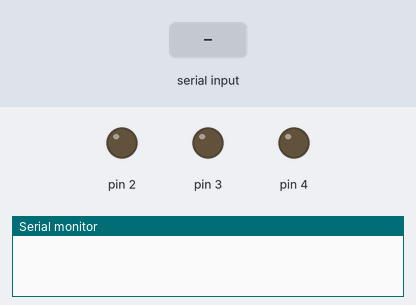
This sketch was run on a simulated Arduino Uno, built with avr-gcc and run on an emulated ATmega328P. Shown: output pins drawn as LEDs (lit = HIGH), the last lines printed to the serial monitor. The inputs (shaded band) are chosen by the test bench.

Above: at 1.2 s.
1.3 s: "2" received over Serial
At 1.9 s:
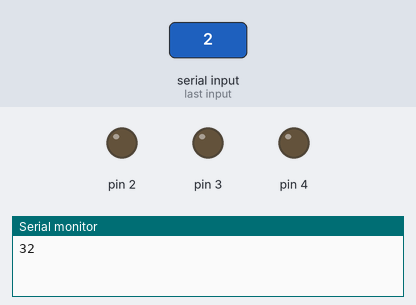
2.9 s: "3" received over Serial
At 4.3 s:
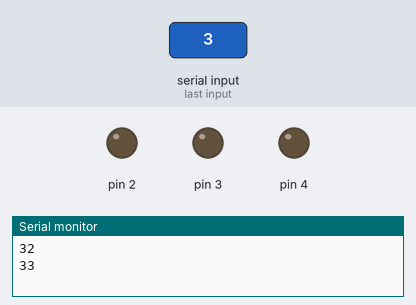
Timing chart, 0 to 5.9 s (numbered marks = the images above; inputs shaded):
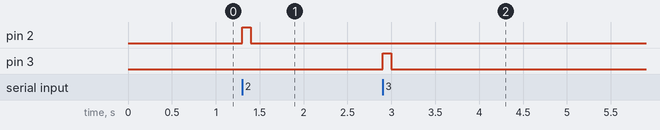

Measured:
- after the input at 1.3 s, pin 2: LOW → HIGH at once, → LOW 0.10 s later
- after the input at 2.9 s, pin 3: LOW → HIGH at once, → LOW 0.10 s later

The sketch:

pythonTalk.ino
```cpp
#include <digitalWriteFast.h>

#include <stdlib.h>

char serial;
void setup()
{
  Serial.begin(115200);
  pinMode(2, OUTPUT);
  pinMode(3, OUTPUT);
  pinMode(4, OUTPUT);


}

void loop()
{
  if(Serial.available() > 0)
  {
      serial = Serial.read();
      Serial.println( serial, HEX);
      if (serial=='2')
      {
        digitalWrite(2,1);
        delay(100);
        digitalWrite(2,0);
      }
      if (serial=='3')
      {
        digitalWrite(3,1);
        delay(100);
        digitalWrite(3,0);

      }
      if (serial=='4')
      {
        digitalWrite(4,HIGH);

        digitalWrite(4,LOW);
      }
   }
}
```
